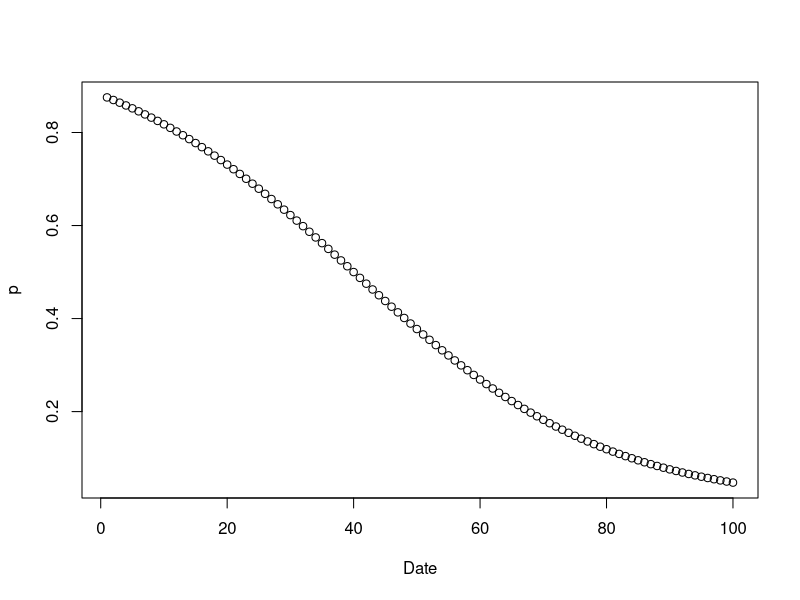
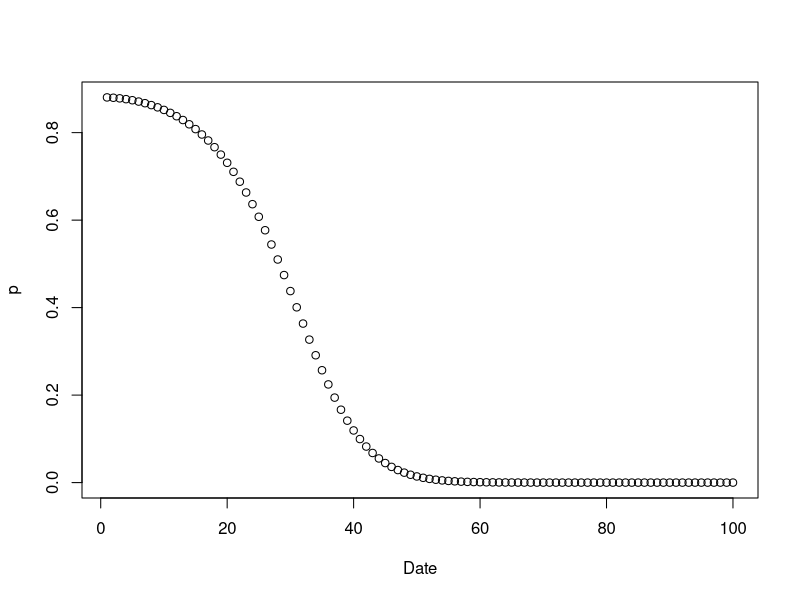
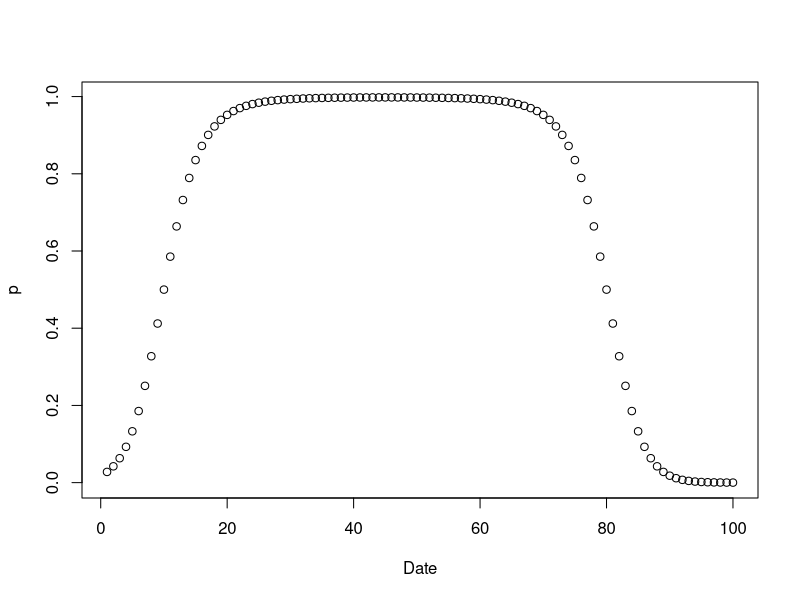
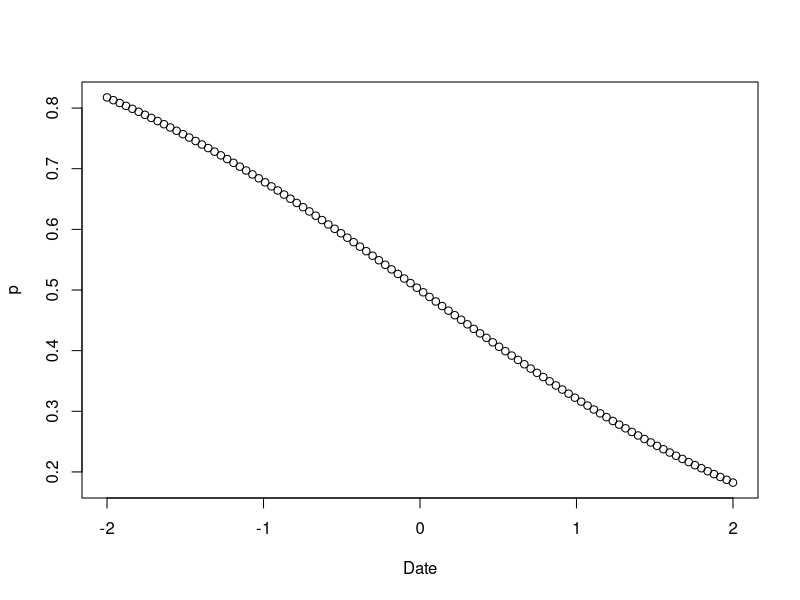
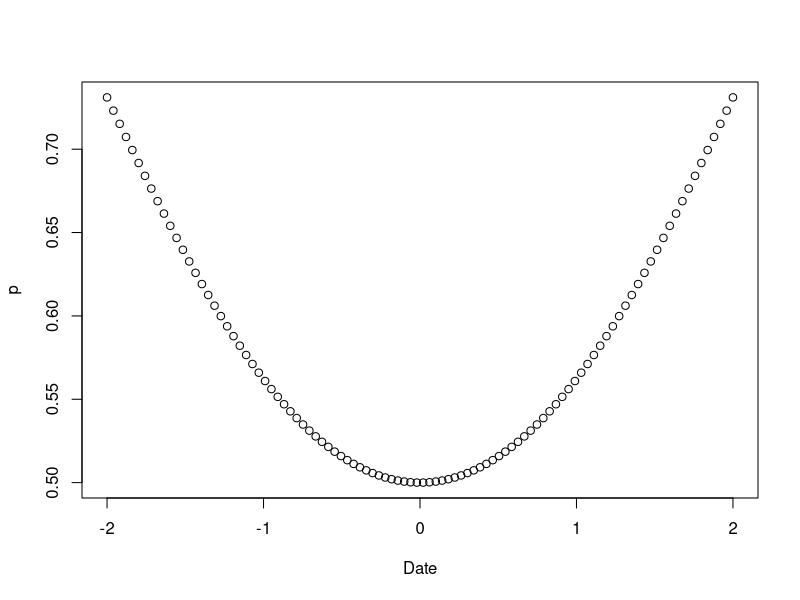
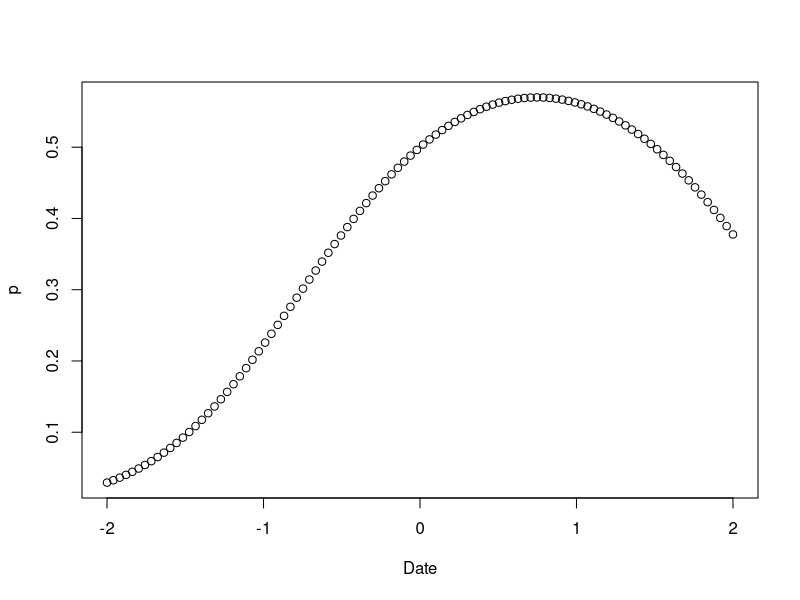

Write the R code that produced these figures, in order.
## This is a script from Thomas to show the difference between ways of parameterizing quadratic effects of models

# Examples: Nonstandarzied covariates

# continuous covariate
x <- seq(1,100, length.out = 100)
# linear
beta <- c(2, -0.05)
y <- plogis(beta[1] + beta[2] * x)
plot(y ~ x, ylab = 'p', xlab = 'Date')

# x^2
beta <- c(2, -0.1, -0.0025)
y <- plogis(beta[1] + beta[3] * x * x)
plot(y ~ x, ylab = 'p', xlab = 'Date')

# quadratic
beta <- c(-4, 0.45, -0.005)
y <- plogis(beta[1] + beta[2] * x + beta[3] * x * x)
plot(y ~ x, ylab = 'p', xlab = 'Date')




# ~~~~~~~~~~~~~~~~~~~~~~~~~~~~~~~~~~~~~~~~~~~~~~~~~~~~~~~~~~~~~~~~~~~~~~~~~~~~
# z-standardized covarates
# ~~~~~~~~~~~~~~~~~~~~~~~~~~~~~~~~~~~~~~~~~~~~~~~~~~~~~~~~~~~~~~~~~~~~~~~~~~~~
x <- seq(-2,2, length.out = 100)


# linear
beta <- c(0, -0.75)
y <- plogis(beta[1] + beta[2] * x)
plot(y ~ x, ylab = 'p', xlab = 'Date')

# x^2
beta <- c(0, 0.25)
y <- plogis(beta[1] + beta[2] * x * x)
plot(y ~ x, ylab = 'p', xlab = 'Date')

# quadratic
beta <- c(0, 0.75, -0.5)
y <- plogis(beta[1] + beta[2] * x + beta[3] * x * x)
plot(y ~ x, ylab = 'p', xlab = 'Date')


# Main takeaway: When you have z-standardized data, it changes what coefficients affect which parts of the distribution. 
## Without z-standardized: B0 is intercept on left hand side of graph, B1 is effect on left hand side of graph before inflection, B2 is effect on right hand side of the graph before inflection 
## With z-standardized: B0 is the intercept in the middle of the graph (on the inflection point), B1 is moving that point left and right and affecting the shape of the inflection point, and B2 controls the slop on the left and right hand sides/curves of the graph. 

## When you parameterize a model with just B*x2, you just get the regular quadratic shape. When you do Bx + Bx^2, you get a rise/plateau with a drop off after that.